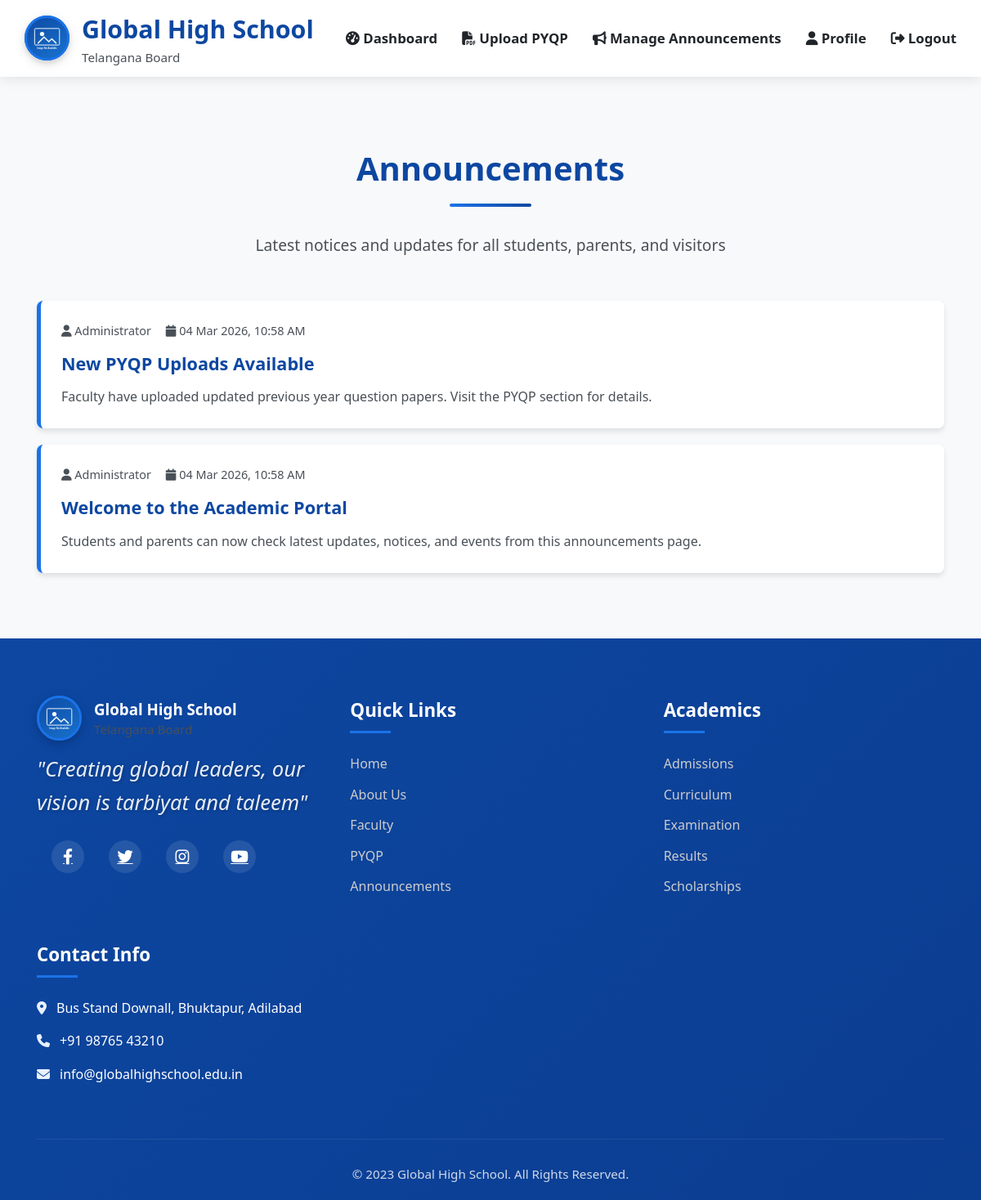
The app's page /announcements (signed in) with its own data.
### app.py (models this page shows, shortened)
class Announcement(db.Model):
    id = db.Column(db.Integer, primary_key=True)
    title = db.Column(db.String(200), nullable=False)
    message = db.Column(db.Text, nullable=False)
    created_by = db.Column(db.Integer, db.ForeignKey('faculty.id'), nullable=False)
    created_at = db.Column(db.DateTime, default=datetime.utcnow)
    is_active = db.Column(db.Boolean, default=True)
    creator = db.relationship('Faculty', backref='announcements')

class Faculty(UserMixin, db.Model):
    id = db.Column(db.Integer, primary_key=True)
    username = db.Column(db.String(80), unique=True, nullable=False)
    email = db.Column(db.String(120), unique=True, nullable=False)
    password_hash = db.Column(db.String(200), nullable=False)
    name = db.Column(db.String(100), nullable=False)
    role = db.Column(db.String(100), nullable=False)
    department = db.Column(db.String(100))
    phone = db.Column(db.String(15))
    is_active = db.Column(db.Boolean, default=True)
    is_admin = db.Column(db.Boolean, default=False)
    created_at = db.Column(db.DateTime, default=datetime.utcnow)
    last_login = db.Column(db.DateTime)
    updated_at = db.Column(db.DateTime, default=datetime.utcnow, onupdate=datetime.utcnow)
    pyqps = db.relationship('PYQP', backref='uploader', lazy=True)

### app.py (the view)
@app.route('/announcements')
def announcements():
    active_announcements = Announcement.query.filter_by(is_active=True).order_by(Announcement.created_at.desc()).all()
    return render_template('announcements.html', announcements=active_announcements)

### app.py (called while the page is built)
@login_manager.user_loader
def load_user(user_id):
    return Faculty.query.get(int(user_id))

@app.context_processor
def inject_template_helpers():
    return {
        'get_image_url': get_image_url
    }

### templates/announcements.html (shortened to what this page needs)
{% extends "base.html" %}
{% block content %}
<section class="announcements-page">
    <div class="container">
        <div class="announcements-header">
            <h2 class="section-title">Announcements</h2>
            <p class="section-subtitle">Latest notices and updates for all students, parents, and visitors</p>
        </div>
        {% if announcements %}
        <div class="announcements-list">
            {% for announcement in announcements %}
            <article class="announcement-card">
                <div class="announcement-meta">
                    <span><i class="fas fa-user"></i> {{ announcement.creator.name if announcement.creator else 'School Administration' }}</span>
                    <span><i class="fas fa-calendar"></i> {{ announcement.created_at.strftime('%d %b %Y, %I:%M %p') }}</span>
                </div>
                <h3>{{ announcement.title }}</h3>
                <p>{{ announcement.message }}</p>
            </article>
            {% endfor %}
        </div>
        {% else %}
        <div class="no-announcements">
            <p>No announcements available right now. Please check back soon.</p>
        </div>
        {% endif %}
    </div>
</section>
{% endblock %}

### static/css/styles.css (style rules this page uses)
:root { --primary-blue: #1a73e8; --light-blue: #e8f0fe; --dark-blue: #0d47a1; --white: #ffffff; --light-gray: #f8f9fa; --medium-gray: #e9ecef; --dark-gray: #495057; --text-dark: #212529; --shadow: 0 4px 6px rgba(0, 0, 0, 0.1); --shadow-hover: 0 8px 15px rgba(0, 0, 0, 0.15); --border-radius: 8px; --transition: all 0.3s ease; }
* { margin: 0; padding: 0; box-sizing: border-box; font-family: 'Segoe UI', Tahoma, Geneva, Verdana, sans-serif; }
body { line-height: 1.6; color: var(--text-dark); background-color: var(--white); font-size: 16px; }
.container { width: 90%; max-width: 1200px; margin: 0 auto; padding: 0 15px; }
.section-title { text-align: center; margin-bottom: 30px; color: var(--dark-blue); font-size: 2.5rem; position: relative; padding-bottom: 15px; font-weight: 700; }
.section-title::after { content: ''; position: absolute; bottom: 0; left: 50%; transform: translateX(-50%); width: 100px; height: 4px; background: linear-gradient(90deg, var(--primary-blue), var(--dark-blue)); border-radius: 2px; }
.section-subtitle { text-align: center; margin-bottom: 50px; color: var(--dark-gray); font-size: 1.2rem; max-width: 700px; margin-left: auto; margin-right: auto; line-height: 1.8; }
@media (max-width: 1200px) { .container { width: 95%; } }

### templates/announcements.html (style rules this page uses)
.announcements-page { padding: 80px 0; min-height: 70vh; background: var(--light-gray); }
.announcements-header { margin-bottom: 30px; }
.announcements-list { display: grid; gap: 20px; }
.announcement-card { background: var(--white); border-radius: var(--border-radius); box-shadow: var(--shadow); padding: 25px; border-left: 5px solid var(--primary-blue); }
.announcement-meta { display: flex; flex-wrap: wrap; gap: 18px; font-size: 0.9rem; color: var(--dark-gray); margin-bottom: 12px; }
.announcement-card h3 { color: var(--dark-blue); margin-bottom: 10px; font-size: 1.35rem; }
.announcement-card p { color: var(--dark-gray); line-height: 1.7; margin: 0; white-space: pre-line; }

### records on screen
Announcement: creator "Administrator", created_at "04 Mar 2026, 10:58 AM", title "New PYQP Uploads Available", message "Faculty have uploaded updated previous year question papers. Visit the PYQP section for details."
Announcement: creator "Administrator", created_at "04 Mar 2026, 10:58 AM", title "Welcome to the Academic Portal", message "Students and parents can now check latest updates, notices, and events from this announcements page."
